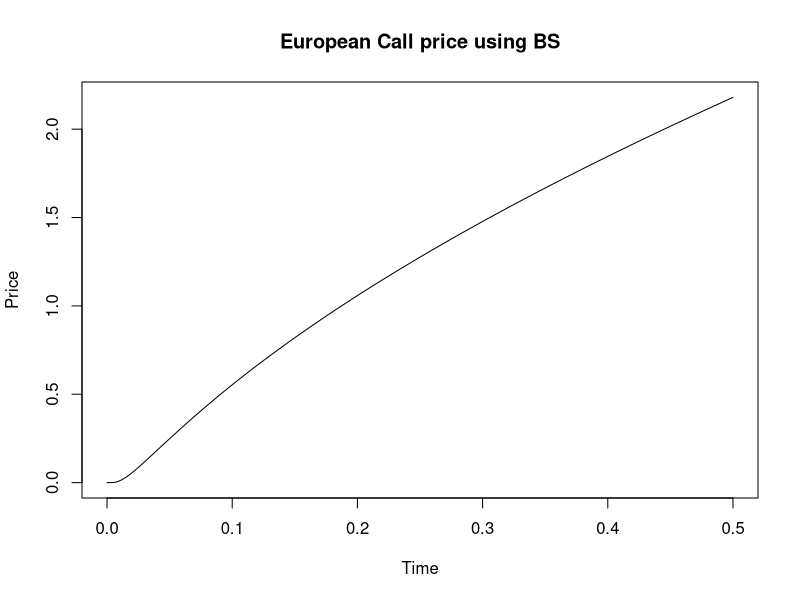

Reproduce this figure in R. (Note: this script raises an error after producing the figure.)
#1
# in the money

sig <- 0.2
r <- 0.02
s <- 50
k <- 52
tau <- 0.5

bs_f <- function(s,k,sig,r,tau){
  d2 <- (log(s/k)+(r-(sig^2)/2)*tau)/(sqrt(tau)*sig)
  d1 <- d2+sig*sqrt(tau)
  c_price <- s*pnorm(d1)- k*exp(-r*tau)*pnorm(d2)
  return(c_price)
}

bs_f(s,k,sig,r,tau)
# [1] 2.179827

t_seq <- seq(0, tau , length=10000)
p_time <- sapply(t_seq, function(x) bs_f(s,k,sig,r,x))
plot(p_time~t_seq, type='l', main= "European Call price using BS", xlab= "Time",
     ylab= "Price")

#MC
dt <- 1/252
sim_n <- function(n){
  r_d <- (r-(sig^2)/2)*dt+sig*sqrt(dt)*rnorm(tau*252)
  #sum(r_d)
  s_tau <- s*exp(cumsum(r_d))
  return(s_tau)
}
s_tau
plot(s_tau, type="l")
abline(h=k, lty=2)

N <- 10^4
s_mat <- sapply(1:N, sim_n)
dim(s_mat)
# [1]   126 10000

#ploting the first simulation (random)
plot(s_mat[,1], type = "l", main= "first simulation plot",ylab="Stock Price",
     xlab= "Simulation iteration")

last_s <- s_mat[nrow(s_mat),]
plot(density(last_s))
abline(v=k, col=2)

plot(density(last_s - k))
abline(v=0, col=2)

x <- last_s - k
x[x<0] <- 0
plot(density(x))
mean(x)*exp(-r*tau)
# [1] 2.166543

# Asian Option
s_mean <- apply(s_mat,2,mean)
plot(density(last_s),ylim=c(0,0.1))
lines(density(s_mean),col=2)
abline(v=k,lty=2)

payoff2 <- s_mean - k
payoff2[payoff2<0] <- 0
mean(payoff2)*exp(-r*tau)
# [1] 0.9456704

plot(density(x))
lines(density(payoff2),col=2)

# Knock-out Barrier Option
N <- 10^4
s_mat <- sapply(1:N, sim_n)
last_s <- s_mat[nrow(s_mat),]
payoff3 <- last_s - k
payoff3[payoff3<0] <- 0
payoff3

for(n in 1:ncol(s_mat)){
  if(any(s_mat[,n] < 48))
    payoff3[n] <- 0
}
payoff3
mean(payoff3)*exp(-r*tau)
# [1] 1.49639

